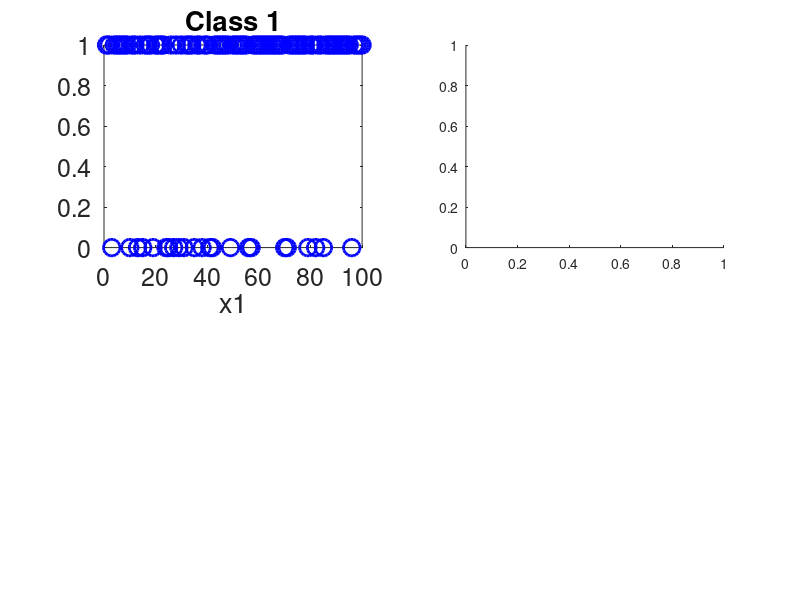

The MATLAB source for this figure: (Note: this script raises an error after producing the figure.)
clear all
close all

%% Load training and test dataset
load('train.mat');
load('test.mat');

%% Visualize data (step 1)
% train_x and train_y
disp(['------input(x1,x2,x3,x4) -------------- class label(y)'])
disp([train_x(1:10,:) train_y(1:10,:)])


%% Visualuze data (step 2)
clc
ind_1 = find(train_y==1);
ind_2 = find(train_y==2);

for j=1:4
    subplot(2,2,1)
    plot(train_x(ind_1,j),'bo','Markersize',12,'linewidth',2);
    title('Class 1')
    xlabel(['x' num2str(j)])
    set(gca,'FontSize', 18);

    subplot(2,2,2)
    histogram(train_x(ind_1,j),20);
    title('Class 1')
    xlabel(['x' num2str(j)])
    set(gca,'FontSize', 18);

    subplot(2,2,3)
    plot(train_x(ind_2,j),'bo','Markersize',12,'linewidth',2);
    title('Class 2')
    xlabel(['x' num2str(j)])
    set(gca,'FontSize', 18);
   
    subplot(2,2,4)
    histogram(train_x(ind_2,j),20);
    title('Class 2')
    xlabel(['x' num2str(j)])
    set(gca,'FontSize', 18);
    set(gcf, 'Position', get(0, 'Screensize'));
end

%% Visualuze data (step 3)
clc
ind_1 = find(train_y==1);
ind_2 = find(train_y==2);

subplot(2,2,1)
plot(0.1+train_x(ind_1,1),'bo','Markersize',12,'linewidth',2);
hold on
plot(train_x(ind_2,1),'r*','Markersize',12,'linewidth',2);
hold off
title('Class 1 & 2')
xlabel('x1')
set(gca,'FontSize', 18);

subplot(2,2,2)
histogram(train_x(ind_1,2),20,'FaceColor','b');
hold on
histogram(train_x(ind_2,2),20,'FaceColor','r');
hold off
title('Class 1 & 2')
xlabel('x2')
set(gca,'FontSize', 18);
legend('Class 1','Class 2')

subplot(2,2,3)
histogram(train_x(ind_1,3),20,'FaceColor','b');
hold on
histogram(train_x(ind_2,3),20,'FaceColor','r');
hold off
title('Class 1 & 2')
xlabel('x3')
set(gca,'FontSize', 18);

subplot(2,2,4)
histogram(train_x(ind_1,4),20,'FaceColor','b');
hold on
histogram(train_x(ind_2,4),20,'FaceColor','r');
title('Class 1 & 2')
xlabel('x4')
set(gca,'FontSize', 18);
set(gcf, 'Position', get(0, 'Screensize'));

%% Visualuze data (step 4)
% % feature 1 and 2
% close all
% ind_1 = find(train_y==1);
% ind_2 = find(train_y==2);
% 
% plot(train_x(ind_1,1)+0.05,train_x(ind_1,2),'bo','Markersize',12,'linewidth',2);
% hold on
% plot(train_x(ind_2,1),train_x(ind_2,2),'r*','Markersize',12,'linewidth',2);
% hold off
% title('Class 1 & 2')
% xlabel('x1')
% ylabel('x2')
% set(gca,'FontSize', 18);
% legend('Class 1','Class 2')
% set(gcf, 'Position', get(0, 'Screensize'));
% 
% % feature 2 and 3
% close all
% plot(train_x(ind_1,2),train_x(ind_1,3),'bo','Markersize',12,'linewidth',2);
% hold on
% plot(train_x(ind_2,2),train_x(ind_2,3),'r*','Markersize',12,'linewidth',2);
% hold off
% title('Class 1 & 2')
% xlabel('x2')
% ylabel('x3')
% set(gca,'FontSize', 18);
% legend('Class 1','Class 2')
% set(gcf, 'Position', get(0, 'Screensize'));

% feature 3 and 4
close all
plot(train_x(ind_1,3),train_x(ind_1,4),'bo','Markersize',12,'linewidth',2);
hold on
plot(train_x(ind_2,3),train_x(ind_2,4),'r*','Markersize',12,'linewidth',2);
hold off
title('Class 1 & 2')
xlabel('x3')
ylabel('x4')
set(gca,'FontSize', 18);
legend('Class 1','Class 2')
set(gcf, 'Position', get(0, 'Screensize'));

% feature 2, 3 and 4
close all
plot3(train_x(ind_1,2),train_x(ind_1,3),train_x(ind_1,4),'bo','Markersize',12,'linewidth',2);
hold on
plot3(train_x(ind_2,2),train_x(ind_2,3),train_x(ind_2,4),'r*','Markersize',12,'linewidth',2);
hold off
title('Class 1 & 2')
xlabel('x2')
ylabel('x3')
zlabel('x4')
set(gca,'FontSize', 18);
grid on
legend('Class 1','Class 2')
set(gcf, 'Position', get(0, 'Screensize'));
xlim([-3 inf])


%% Build Classifiers and Report the Performance
% prior per class
close all
clc
histogram(train_y,10);
title('Class 1 & 2')
xlabel(['y' num2str(j)])
set(gca,'FontSize', 18);
set(gca,'FontSize', 18);
set(gcf, 'Position', get(0, 'Screensize'));

prior   = [length(ind_1)/(length(ind_1)+length(ind_2));      length(ind_2)/(length(ind_1)+length(ind_2))];
disp('piror on class 1 and 2')
disp(prior)

%% Build using X1
observe_1 = [sum(train_x(ind_1,1))/length(ind_1); sum(train_x(ind_2,1))/length(ind_2)];
disp('Observation parameters')
disp(observe_1)

% classifier result based on x1
conf_matrix = zeros(2,2);
for i=1:length(train_y)
    p1 = prior(1) * observe_1(1)^train_x(i,1) * (1-observe_1(1))^(1-train_x(i,1));
    p2 = prior(2) * observe_1(2)^train_x(i,1) * (1-observe_1(2))^(1-train_x(i,1));
    if p1 > p2
        y_hat = 1;
    else
        y_hat = 2;
    end
    conf_matrix(y_hat,train_y(i))=conf_matrix(y_hat,train_y(i))+1;
end
accuracy = sum(conf_matrix(1,1)+conf_matrix(2,2))/sum(sum(conf_matrix))
% classifier result based on x1 (test)
conf_matrix = zeros(2,2);
for i=1:length(test_y)
    p1 = prior(1) * observe_1(1)^test_x(i,1) * (1-observe_1(1))^(1-test_x(i,1));
    p2 = prior(2) * observe_1(2)^test_x(i,1) * (1-observe_1(2))^(1-test_x(i,1));
    if p1 > p2
        y_hat = 1;
    else
        y_hat = 2;
    end
    conf_matrix(y_hat,test_y(i))=conf_matrix(y_hat,test_y(i))+1;
end
accuracy = sum(conf_matrix(1,1)+conf_matrix(2,2))/sum(sum(conf_matrix))

%% Build using X2
% classifier result based on x2
observe_2 = [length(ind_1)/sum(train_x(ind_1,2)); length(ind_2)/sum(train_x(ind_2,2))];
disp('Observation parameters')
disp(observe_2)

conf_matrix = zeros(2,2);
for i=1:length(train_y)
    p1 = prior(1) * (observe_2(1)*exp(-observe_2(1)*train_x(i,2)));
    p2 = prior(2) * (observe_2(2)*exp(-observe_2(2)*train_x(i,2)));
    if p1 > p2
        y_hat = 1;
    else
        y_hat = 2;
    end
    conf_matrix(y_hat,train_y(i))=conf_matrix(y_hat,train_y(i))+1;
end
accuracy = sum(conf_matrix(1,1)+conf_matrix(2,2))/sum(sum(conf_matrix))
% classifier result based on x1 (test)
conf_matrix = zeros(2,2);
for i=1:length(test_y)
    p1 = prior(1) * observe_2(1)*exp(-observe_2(1)*test_x(i,2));
    p2 = prior(2) * observe_2(2)*exp(-observe_2(2)*test_x(i,2));
    if p1 > p2
        y_hat = 1;
    else
        y_hat = 2;
    end
    conf_matrix(y_hat,test_y(i))=conf_matrix(y_hat,test_y(i))+1;
end
accuracy = sum(conf_matrix(1,1)+conf_matrix(2,2))/sum(sum(conf_matrix))


% Visualize X2 Model
y_hat = [];
p1_a  = [];
p2_a  = [];
for i=1:length(test_y)
    p1 = prior(1) * observe_2(1)*exp(-observe_2(1)*test_x(i,2));%*(observe_1(1)^test_x(i,1) * (1-observe_1(1))^(1-test_x(i,1)));
    p2 = prior(2) * observe_2(2)*exp(-observe_2(2)*test_x(i,2));%*(observe_1(2)^test_x(i,1) * (1-observe_1(2))^(1-test_x(i,1)));
    p1_a  = [p1_a;p1];
    p2_a  = [p2_a;p2];
    if p1 > p2
        y_hat(i) = 1;
    else
        y_hat(i) = 2;
    end
    conf_matrix(y_hat,test_y(i))=conf_matrix(y_hat,test_y(i))+1;
end

subplot(3,1,1)
plot(p1_a,'bo','MarkerSize',12,'linewidth',2);hold on;
plot(p2_a,'r*','MarkerSize',12,'linewidth',2);hold on;plot(p2_a,'r','linewidth',1);
plot(p1_a,'b','linewidth',1);
xlabel('Sample')
ylabel('Posterior')
legend('Class1','Class2')
set(gca,'FontSize', 18);

subplot(3,1,2)
ind_1 = find(test_y==1);
ind_2 = find(test_y==2);
plot(ind_1,test_y(ind_1),'bo','Markersize',12,'linewidth',2);hold on;
plot(ind_2,test_y(ind_2),'r*','Markersize',12,'linewidth',2);hold on;

plot(y_hat,'k+','Markersize',12,'linewidth',2);
xlabel('Sample')
ylabel('Class')
legend('True Label (1)','True Label (2)','Prediction')
set(gca,'FontSize', 18);

subplot(3,2,5)
x=0:0.1:50;
plot(x,log(observe_2(1)*exp(-observe_2(1)*x)),'b','linewidth',2);hold on;
plot(x,log(observe_2(2)*exp(-observe_2(2)*x)),'r','linewidth',2);hold on;
xlabel('X')
ylabel('log(pdf)')
set(gca,'FontSize', 18);
grid minor

subplot(3,2,6)
ind_1 = find(test_y==1);
ind_2 = find(test_y==2);
plot(ind_1,test_x(ind_1,2),'bo','Markersize',12,'linewidth',2);hold on;
plot(ind_2,test_x(ind_2,2),'r*','Markersize',12,'linewidth',2);hold on;
xlabel('X2')
title('Test')
grid minor
set(gca,'FontSize', 18);
set(gcf, 'Position', get(0, 'Screensize'));


%% Build Using X1 and X2
% classifier result based x1 on x2
conf_matrix = zeros(2,2);
for i=1:length(train_y)
    p1 = prior(1) * ( observe_2(1)*exp(-observe_2(1)*train_x(i,2)) ) * (observe_1(1)^train_x(i,1) * (1-observe_1(1))^(1-train_x(i,1)));
    p2 = prior(2) * ( observe_2(2)*exp(-observe_2(2)*train_x(i,2)) ) * (observe_1(2)^train_x(i,1) * (1-observe_1(2))^(1-train_x(i,1))) ;
    if p1 > p2
        y_hat = 1;
    else
        y_hat = 2;
    end
    conf_matrix(y_hat,train_y(i))=conf_matrix(y_hat,train_y(i))+1;
end
accuracy = sum(conf_matrix(1,1)+conf_matrix(2,2))/sum(sum(conf_matrix))
% classifier result based on x1 (test)
conf_matrix = zeros(2,2);
for i=1:length(test_y)
    p1 = prior(1) * observe_2(1)*exp(-observe_2(1)*test_x(i,2))*(observe_1(1)^test_x(i,1) * (1-observe_1(1))^(1-test_x(i,1)));
    p2 = prior(2) * observe_2(2)*exp(-observe_2(2)*test_x(i,2))*(observe_1(2)^test_x(i,1) * (1-observe_1(2))^(1-test_x(i,1)));
    if p1 > p2
        y_hat = 1;
    else
        y_hat = 2;
    end
    conf_matrix(y_hat,test_y(i))=conf_matrix(y_hat,test_y(i))+1;
end
accuracy = sum(conf_matrix(1,1)+conf_matrix(2,2))/sum(sum(conf_matrix))




%% QDA, using the last two functions
ind_1 = find(train_y==1);
ind_2 = find(train_y==2);


m1 = mean(train_x(ind_1,3:4)); s1 = cov(train_x(ind_1,3:4));
m2 = mean(train_x(ind_2,3:4)); s2 = cov(train_x(ind_2,3:4));

conf_matrix = zeros(2,2);
for i=1:length(train_y)
    p1 = prior(1) * mvnpdf(train_x(i,3:4),m1,s1);
    p2 = prior(2) * mvnpdf(train_x(i,3:4),m2,s2);
    if p1 > p2
        y_hat = 1;
    else
        y_hat = 2;
    end
    conf_matrix(y_hat,train_y(i))=conf_matrix(y_hat,train_y(i))+1;
end
accuracy = sum(conf_matrix(1,1)+conf_matrix(2,2))/sum(sum(conf_matrix))
% classifier result based on x1 (test)
conf_matrix = zeros(2,2);
for i=1:length(test_y)
     p1 = prior(1) * mvnpdf(test_x(i,3:4),m1,s1);
    p2 = prior(2) * mvnpdf(test_x(i,3:4),m2,s2);
    if p1 > p2
        y_hat = 1;
    else
        y_hat = 2;
    end
    conf_matrix(y_hat,test_y(i))=conf_matrix(y_hat,test_y(i))+1;
end
accuracy = sum(conf_matrix(1,1)+conf_matrix(2,2))/sum(sum(conf_matrix))

subplot(1,3,1)
plot(train_x(ind_1,3),train_x(ind_1,4),'r*');
hold on
x1 = -10:.2:10;
x2 = -10:.2:10;
[X1,X2] = meshgrid(x1,x2);
X = [X1(:) X2(:)];
y = mvnpdf(X,m1,s1);
y = reshape(y,length(x2),length(x1));
contour(x1,x2,y,3,'r')

plot(train_x(ind_2,3),train_x(ind_2,4),'bo');
hold on
x1 = -10:0.05:10;
x2 = -10:0.05:10;
[X1,X2] = meshgrid(x1,x2);
X = [X1(:) X2(:)];
y = mvnpdf(X,m2,s2);
y = reshape(y,length(x2),length(x1));
contour(x1,x2,y,3,'b')
xlabel('X3')
ylabel('X4')
grid minor
set(gca,'FontSize', 18);


I = zeros(length(x1),length(x2));
for i = 1:length(x1)
   for j=1:length(x2) 
        p1 = prior(1) * mvnpdf([x1(i) x2(j)],m1,s1);
        p2 = prior(2) * mvnpdf([x1(i) x2(j)],m2,s2);
        if p1>p2
            I(i,j)=30;
        else
            I(i,j)=60;
        end
   end
end
subplot(1,3,2)
imagesc(x1,x2,I');hold on;
alpha 0.5
set(gca,'YDir','normal')
plot(train_x(ind_1,3),train_x(ind_1,4),'r*');
plot(train_x(ind_2,3),train_x(ind_2,4),'bo');
set(gca,'FontSize', 18);
xlabel('X3')
ylabel('X4')
title('Training')

subplot(1,3,3)
imagesc(x1,x2,I');hold on;
alpha 0.5
set(gca,'YDir','normal')
ind_1=find(test_y==1);
ind_2=find(test_y==2);
plot(test_x(ind_1,3),test_x(ind_1,4),'r*');
plot(test_x(ind_2,3),test_x(ind_2,4),'bo');
set(gca,'FontSize', 18);
xlabel('X3')
ylabel('X4')
title('Test')
set(gcf, 'Position', get(0, 'Screensize'));


%% LDA, using the last two functions
ind_1 = find(train_y==1);
ind_2 = find(train_y==2);

s  = cov(train_x(:,3:4));
m1 = mean(train_x(ind_1,3:4)); s1 = s;
m2 = mean(train_x(ind_2,3:4)); s2 = s;

conf_matrix = zeros(2,2);
for i=1:length(train_y)
    p1 = prior(1) * mvnpdf(train_x(i,3:4),m1,s1);
    p2 = prior(2) * mvnpdf(train_x(i,3:4),m2,s2);
    if p1 > p2
        y_hat = 1;
    else
        y_hat = 2;
    end
    conf_matrix(y_hat,train_y(i))=conf_matrix(y_hat,train_y(i))+1;
end
accuracy = sum(conf_matrix(1,1)+conf_matrix(2,2))/sum(sum(conf_matrix))
% classifier result based on x1 (test)
conf_matrix = zeros(2,2);
for i=1:length(test_y)
     p1 = prior(1) * mvnpdf(test_x(i,3:4),m1,s1);
    p2 = prior(2) * mvnpdf(test_x(i,3:4),m2,s2);
    if p1 > p2
        y_hat = 1;
    else
        y_hat = 2;
    end
    conf_matrix(y_hat,test_y(i))=conf_matrix(y_hat,test_y(i))+1;
end
accuracy = sum(conf_matrix(1,1)+conf_matrix(2,2))/sum(sum(conf_matrix))

subplot(1,3,1)
plot(train_x(ind_1,3),train_x(ind_1,4),'r*');
hold on
x1 = -10:.2:10;
x2 = -10:.2:10;
[X1,X2] = meshgrid(x1,x2);
X = [X1(:) X2(:)];
y = mvnpdf(X,m1,s1);
y = reshape(y,length(x2),length(x1));
contour(x1,x2,y,3,'r')

plot(train_x(ind_2,3),train_x(ind_2,4),'bo');
hold on
x1 = -10:0.05:10;
x2 = -10:0.05:10;
[X1,X2] = meshgrid(x1,x2);
X = [X1(:) X2(:)];
y = mvnpdf(X,m2,s2);
y = reshape(y,length(x2),length(x1));
contour(x1,x2,y,3,'b')
xlabel('X3')
ylabel('X4')
grid minor
set(gca,'FontSize', 18);


I = zeros(length(x1),length(x2));
for i = 1:length(x1)
   for j=1:length(x2) 
        p1 = prior(1) * mvnpdf([x1(i) x2(j)],m1,s1);
        p2 = prior(2) * mvnpdf([x1(i) x2(j)],m2,s2);
        if p1>p2
            I(i,j)=30;
        else
            I(i,j)=60;
        end
   end
end
subplot(1,3,2)
imagesc(x1,x2,I');hold on;
alpha 0.5
set(gca,'YDir','normal')
plot(train_x(ind_1,3),train_x(ind_1,4),'r*');
plot(train_x(ind_2,3),train_x(ind_2,4),'bo');
set(gca,'FontSize', 18);
xlabel('X3')
ylabel('X4')
title('Training')

subplot(1,3,3)
imagesc(x1,x2,I');hold on;
alpha 0.5
set(gca,'YDir','normal')
ind_1=find(test_y==1);
ind_2=find(test_y==2);
plot(test_x(ind_1,3),test_x(ind_1,4),'r*');
plot(test_x(ind_2,3),test_x(ind_2,4),'bo');
set(gca,'FontSize', 18);
xlabel('X3')
ylabel('X4')
title('Test')
set(gcf, 'Position', get(0, 'Screensize'));


%% All features, QDA
ind_1 = find(train_y==1);
ind_2 = find(train_y==2);

m1 = mean(train_x(ind_1,:)); s1 = cov(train_x(ind_1,:));
m2 = mean(train_x(ind_2,:)); s2 = cov(train_x(ind_2,:));

conf_matrix = zeros(2,2);
for i=1:length(train_y)
    p1 = prior(1) * mvnpdf(train_x(i,:),m1,s1);
    p2 = prior(2) * mvnpdf(train_x(i,:),m2,s2);
    if p1 > p2
        y_hat = 1;
    else
        y_hat = 2;
    end
    conf_matrix(y_hat,train_y(i))=conf_matrix(y_hat,train_y(i))+1;
end
accuracy = sum(conf_matrix(1,1)+conf_matrix(2,2))/sum(sum(conf_matrix))
% classifier result based on x1 (test)
conf_matrix = zeros(2,2);
for i=1:length(test_y)
     p1 = prior(1) * mvnpdf(test_x(i,:),m1,s1);
    p2 = prior(2) * mvnpdf(test_x(i,:),m2,s2);
    if p1 > p2
        y_hat = 1;
    else
        y_hat = 2;
    end
    conf_matrix(y_hat,test_y(i))=conf_matrix(y_hat,test_y(i))+1;
end
accuracy = sum(conf_matrix(1,1)+conf_matrix(2,2))/sum(sum(conf_matrix))



%% All features, LDA
ind_1 = find(train_y==1);
ind_2 = find(train_y==2);
s  = cov(train_x);
m1 = mean(train_x(ind_1,:)); s1 = s;
m2 = mean(train_x(ind_2,:)); s2 = s;

conf_matrix = zeros(2,2);
for i=1:length(train_y)
    p1 = prior(1) * mvnpdf(train_x(i,:),m1,s1);
    p2 = prior(2) * mvnpdf(train_x(i,:),m2,s2);
    if p1 > p2
        y_hat = 1;
    else
        y_hat = 2;
    end
    conf_matrix(y_hat,train_y(i))=conf_matrix(y_hat,train_y(i))+1;
end
%subplot(1,2,1)
%imagesc(conf_matrix)
accuracy = sum(conf_matrix(1,1)+conf_matrix(2,2))/sum(sum(conf_matrix))
%title(num2str(accuracy))
%colorbar
% classifier result based on x1 (test)
conf_matrix = zeros(2,2);
for i=1:length(test_y)
     p1 = prior(1) * mvnpdf(test_x(i,:),m1,s1);
    p2 = prior(2) * mvnpdf(test_x(i,:),m2,s2);
    if p1 > p2
        y_hat = 1;
    else
        y_hat = 2;
    end
    conf_matrix(y_hat,test_y(i))=conf_matrix(y_hat,test_y(i))+1;
end
%subplot(1,2,2)
%imagesc(conf_matrix)
accuracy = sum(conf_matrix(1,1)+conf_matrix(2,2))/sum(sum(conf_matrix))
%title(num2str(accuracy))
%colorbar


%% Build using X1 - MAP Mean
ind_1 = find(train_y==1);
ind_2 = find(train_y==2)

observe_1 = [(2+sum(train_x(ind_1,1)))/(4+length(ind_1)); (2+sum(train_x(ind_2,1)))/(4+length(ind_2))];
disp('Observation parameters')
disp(observe_1)

% classifier result based on x1
conf_matrix = zeros(2,2);
for i=1:length(train_y)
    p1 = prior(1) * observe_1(1)^train_x(i,1) * (1-observe_1(1))^(1-train_x(i,1));
    p2 = prior(2) * observe_1(2)^train_x(i,1) * (1-observe_1(2))^(1-train_x(i,1));
    if p1 > p2
        y_hat = 1;
    else
        y_hat = 2;
    end
    conf_matrix(y_hat,train_y(i))=conf_matrix(y_hat,train_y(i))+1;
end
accuracy = sum(conf_matrix(1,1)+conf_matrix(2,2))/sum(sum(conf_matrix))
% classifier result based on x1 (test)
conf_matrix = zeros(2,2);
for i=1:length(test_y)
    p1 = prior(1) * observe_1(1)^test_x(i,1) * (1-observe_1(1))^(1-test_x(i,1));
    p2 = prior(2) * observe_1(2)^test_x(i,1) * (1-observe_1(2))^(1-test_x(i,1));
    if p1 > p2
        y_hat = 1;
    else
        y_hat = 2;
    end
    conf_matrix(y_hat,test_y(i))=conf_matrix(y_hat,test_y(i))+1;
end
accuracy = sum(conf_matrix(1,1)+conf_matrix(2,2))/sum(sum(conf_matrix))



